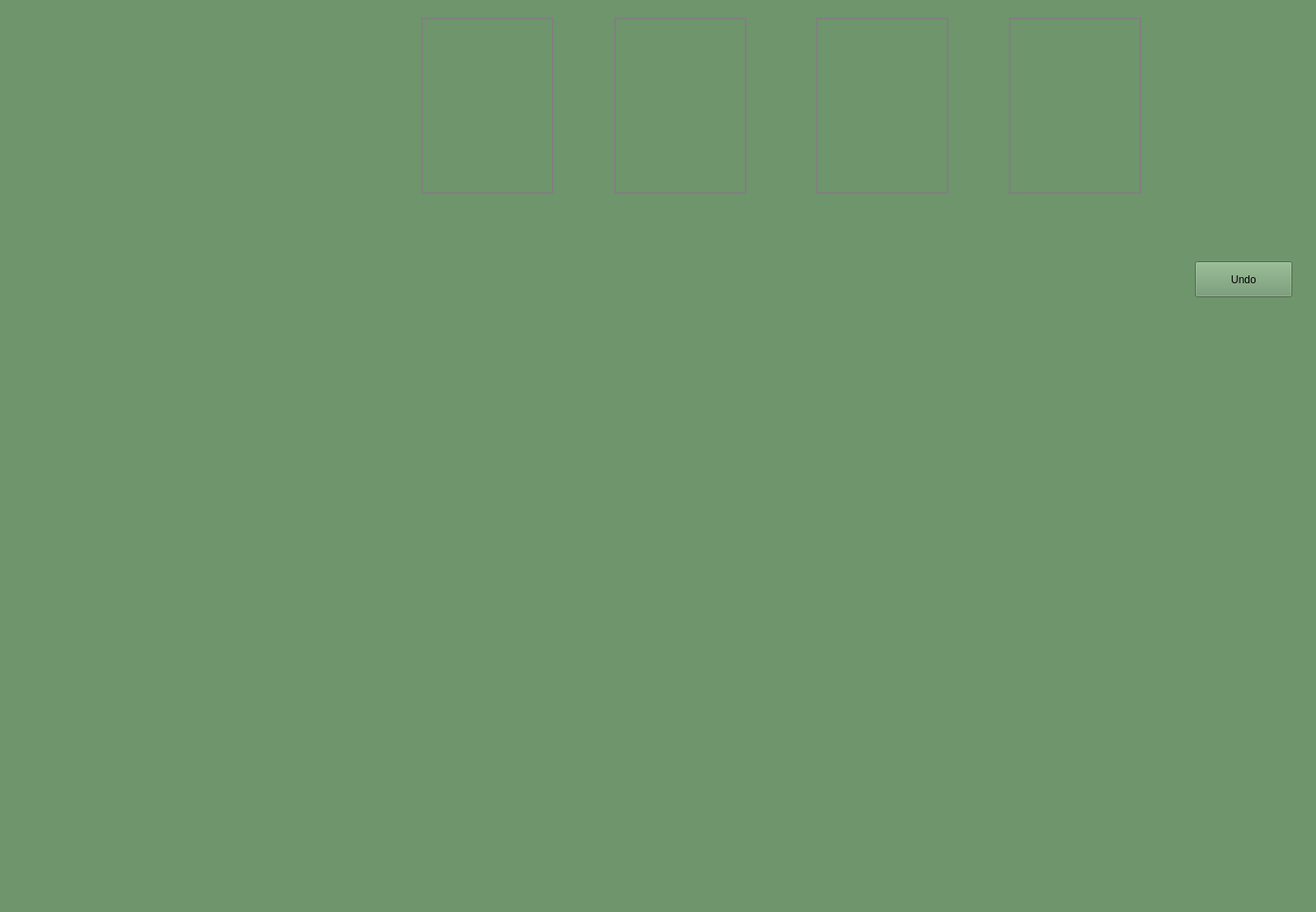
<?xml version="1.0" encoding="UTF-8"?>
<ui version="4.0">
 <class>MainWindow</class>
 <widget class="QMainWindow" name="MainWindow">
  <property name="geometry">
   <rect>
    <x>0</x>
    <y>0</y>
    <width>1500</width>
    <height>1040</height>
   </rect>
  </property>
  <property name="minimumSize">
   <size>
    <width>1500</width>
    <height>1040</height>
   </size>
  </property>
  <property name="maximumSize">
   <size>
    <width>1500</width>
    <height>1040</height>
   </size>
  </property>
  <property name="baseSize">
   <size>
    <width>1500</width>
    <height>1040</height>
   </size>
  </property>
  <property name="windowTitle">
   <string>MainWindow</string>
  </property>
  <property name="styleSheet">
   <string notr="true">background-color: rgb(110, 149, 108);</string>
  </property>
  <widget class="QWidget" name="centralwidget">
   <widget class="QLabel" name="spadesPile">
    <property name="geometry">
     <rect>
      <x>480</x>
      <y>20</y>
      <width>151</width>
      <height>201</height>
     </rect>
    </property>
    <property name="styleSheet">
     <string notr="true">border: 2px solid grey; padding: 5px;</string>
    </property>
    <property name="text">
     <string/>
    </property>
    <property name="pixmap">
     <pixmap>SuitsImages/Spades.jpg</pixmap>
    </property>
    <property name="scaledContents">
     <bool>true</bool>
    </property>
   </widget>
   <widget class="QLabel" name="heartsPile">
    <property name="geometry">
     <rect>
      <x>700</x>
      <y>20</y>
      <width>151</width>
      <height>201</height>
     </rect>
    </property>
    <property name="styleSheet">
     <string notr="true">border: 2px solid grey; padding: 5px;</string>
    </property>
    <property name="text">
     <string/>
    </property>
    <property name="pixmap">
     <pixmap>SuitsImages/Hearts.jpg</pixmap>
    </property>
    <property name="scaledContents">
     <bool>true</bool>
    </property>
   </widget>
   <widget class="QLabel" name="clubsPile">
    <property name="geometry">
     <rect>
      <x>930</x>
      <y>20</y>
      <width>151</width>
      <height>201</height>
     </rect>
    </property>
    <property name="styleSheet">
     <string notr="true">border: 2px solid grey; padding: 5px;</string>
    </property>
    <property name="text">
     <string/>
    </property>
    <property name="pixmap">
     <pixmap>SuitsImages/Clubs.jpg</pixmap>
    </property>
    <property name="scaledContents">
     <bool>true</bool>
    </property>
   </widget>
   <widget class="QLabel" name="diamondsPile">
    <property name="geometry">
     <rect>
      <x>1150</x>
      <y>20</y>
      <width>151</width>
      <height>201</height>
     </rect>
    </property>
    <property name="styleSheet">
     <string notr="true">border: 2px solid grey; padding: 5px;</string>
    </property>
    <property name="text">
     <string/>
    </property>
    <property name="pixmap">
     <pixmap>SuitsImages/Diamonds.jpg</pixmap>
    </property>
    <property name="scaledContents">
     <bool>true</bool>
    </property>
   </widget>
   <widget class="QLabel" name="Stockpile">
    <property name="geometry">
     <rect>
      <x>10</x>
      <y>20</y>
      <width>151</width>
      <height>201</height>
     </rect>
    </property>
    <property name="text">
     <string/>
    </property>
    <property name="pixmap">
     <pixmap>SuitsImages/back.jpeg</pixmap>
    </property>
    <property name="scaledContents">
     <bool>true</bool>
    </property>
   </widget>
   <widget class="QLabel" name="CardFromStock">
    <property name="geometry">
     <rect>
      <x>190</x>
      <y>20</y>
      <width>151</width>
      <height>201</height>
     </rect>
    </property>
    <property name="text">
     <string/>
    </property>
    <property name="scaledContents">
     <bool>true</bool>
    </property>
   </widget>
   <widget class="QLabel" name="column1">
    <property name="geometry">
     <rect>
      <x>60</x>
      <y>270</y>
      <width>151</width>
      <height>201</height>
     </rect>
    </property>
    <property name="text">
     <string/>
    </property>
    <property name="pixmap">
     <pixmap>SuitsImages/Spades.jpg</pixmap>
    </property>
    <property name="scaledContents">
     <bool>true</bool>
    </property>
   </widget>
   <widget class="QLabel" name="column2">
    <property name="geometry">
     <rect>
      <x>250</x>
      <y>270</y>
      <width>151</width>
      <height>201</height>
     </rect>
    </property>
    <property name="text">
     <string/>
    </property>
    <property name="pixmap">
     <pixmap>SuitsImages/Spades.jpg</pixmap>
    </property>
    <property name="scaledContents">
     <bool>true</bool>
    </property>
   </widget>
   <widget class="QLabel" name="column3">
    <property name="geometry">
     <rect>
      <x>440</x>
      <y>270</y>
      <width>151</width>
      <height>201</height>
     </rect>
    </property>
    <property name="text">
     <string/>
    </property>
    <property name="pixmap">
     <pixmap>SuitsImages/Spades.jpg</pixmap>
    </property>
    <property name="scaledContents">
     <bool>true</bool>
    </property>
   </widget>
   <widget class="QLabel" name="column4">
    <property name="geometry">
     <rect>
      <x>620</x>
      <y>270</y>
      <width>151</width>
      <height>201</height>
     </rect>
    </property>
    <property name="text">
     <string/>
    </property>
    <property name="pixmap">
     <pixmap>SuitsImages/Spades.jpg</pixmap>
    </property>
    <property name="scaledContents">
     <bool>true</bool>
    </property>
   </widget>
   <widget class="QLabel" name="column5">
    <property name="geometry">
     <rect>
      <x>800</x>
      <y>270</y>
      <width>151</width>
      <height>201</height>
     </rect>
    </property>
    <property name="text">
     <string/>
    </property>
    <property name="pixmap">
     <pixmap>SuitsImages/Spades.jpg</pixmap>
    </property>
    <property name="scaledContents">
     <bool>true</bool>
    </property>
   </widget>
   <widget class="QLabel" name="column6">
    <property name="geometry">
     <rect>
      <x>990</x>
      <y>270</y>
      <width>151</width>
      <height>201</height>
     </rect>
    </property>
    <property name="text">
     <string/>
    </property>
    <property name="pixmap">
     <pixmap>SuitsImages/Spades.jpg</pixmap>
    </property>
    <property name="scaledContents">
     <bool>true</bool>
    </property>
   </widget>
   <widget class="QLabel" name="column7">
    <property name="geometry">
     <rect>
      <x>1180</x>
      <y>270</y>
      <width>151</width>
      <height>201</height>
     </rect>
    </property>
    <property name="text">
     <string/>
    </property>
    <property name="pixmap">
     <pixmap>CardImages/2_of_clubs.png</pixmap>
    </property>
    <property name="scaledContents">
     <bool>true</bool>
    </property>
   </widget>
   <widget class="QLabel" name="clock">
    <property name="geometry">
     <rect>
      <x>1350</x>
      <y>40</y>
      <width>121</width>
      <height>61</height>
     </rect>
    </property>
    <property name="font">
     <font>
      <pointsize>15</pointsize>
     </font>
    </property>
    <property name="styleSheet">
     <string notr="true">color: white; padding: 5px;</string>
    </property>
    <property name="text">
     <string/>
    </property>
   </widget>
   <widget class="QLabel" name="score">
    <property name="geometry">
     <rect>
      <x>1330</x>
      <y>120</y>
      <width>121</width>
      <height>61</height>
     </rect>
    </property>
    <property name="font">
     <font>
      <pointsize>11</pointsize>
     </font>
    </property>
    <property name="styleSheet">
     <string notr="true">color: white; padding: 5px;</string>
    </property>
    <property name="text">
     <string/>
    </property>
   </widget>
   <widget class="QPushButton" name="undo">
    <property name="geometry">
     <rect>
      <x>1362</x>
      <y>298</y>
      <width>111</width>
      <height>41</height>
     </rect>
    </property>
    <property name="text">
     <string>Undo</string>
    </property>
   </widget>
  </widget>
  <widget class="QStatusBar" name="statusbar"/>
 </widget>
 <resources/>
 <connections/>
</ui>
